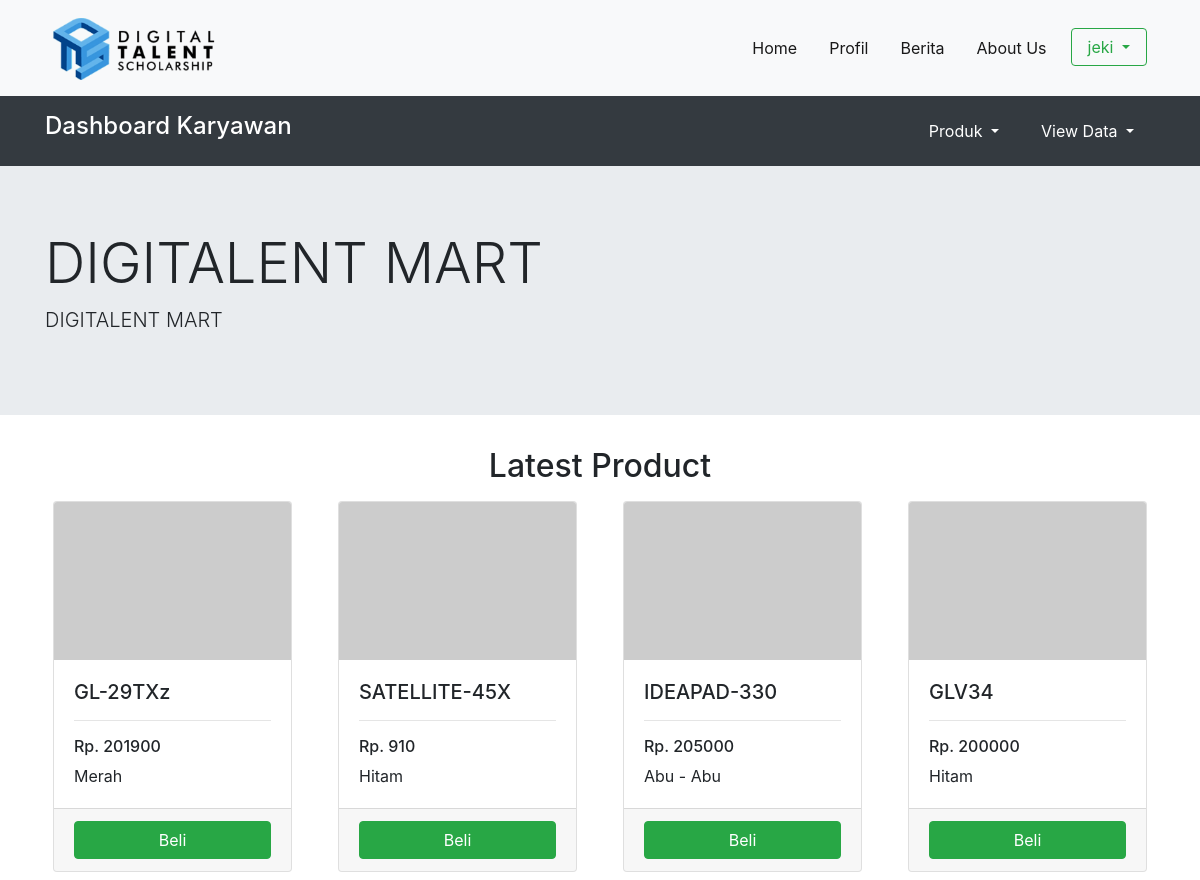
Page /index.php?pesan=sukses (signed in) on the committed database.
### tables this page shows
CREATE TABLE `produk` (
  `id_produk` int(10) NOT NULL,
  `nama_produk` varchar(30) NOT NULL,
  `warna` varchar(10) NOT NULL,
  `jumlah` int(10) NOT NULL,
  `harga` int(10) NOT NULL,
  `id_merk` int(10) NOT NULL,
  `id_kategori` int(10) NOT NULL
);

### index.php (the view, shortened to what this page needs)
<!doctype html>
<html lang="en">
<head>
    <link rel="stylesheet" href="assets/css/bootstrap.min.css">
</head>
<body>
    <?php
    include_once("database/koneksi.php");
    $query_produk = mysqli_query($koneksi, "SELECT produk.id_produk, produk.harga, produk.warna, produk.jumlah, produk.harga, produk.nama_produk, merk.nama_merk, kategori.nama_kategori
    FROM ((produk
    INNER JOIN merk ON produk.id_merk = merk.id_merk)
    INNER JOIN kategori ON produk.id_kategori = kategori.id_kategori) ORDER BY id_produk desc;");
    ?>
    <nav class="navbar navbar-expand-lg navbar-light bg-light">
        <div class="container">
            <a class="navbar-brand p-2" href="#"><img src="assets/img/logo.png" width="70%"></a>
            <div class="collapse navbar-collapse" id="navbarSupportedContent">
                <ul class="navbar-nav ml-auto">
                    <li class="nav-item active p-2">
                        <a class="nav-link" href="http://localhost:8080/VSGA/toko">Home <span class="sr-only">(current)</span></a>
                    </li>
                    <li class="nav-item active p-2">
                        <a class="nav-link" href="view/home/profil">Profil</a>
                    </li>
                    <li class="nav-item active p-2">
                        <a class="nav-link" href="view/home/berita.php">Berita</a>
                    </li>
                    <li class="nav-item active p-2">
                        <a class="nav-link" href="view/home/about.php">About Us</a>
                    </li>
                    <li class="nav-item p-2">
                        <div class="dropdown">
                            <button type="button" class="btn btn-outline-success dropdown-toggle pl-3 pr-3" data-toggle="dropdown" aria-haspopup="true" aria-expanded="false">
                                <?php if (isset($_SESSION['role'])) {
                                    if (($_SESSION['role']) == 'pelanggan') {
                                        echo $_SESSION['nama_pelanggan'];
                                    } elseif (($_SESSION['role']) == 'karyawan') {
                                        echo $_SESSION['nama_karyawan'];
                                    }
                                } else {
                                    echo "Masuk / Daftar";
                                } ?>
                            </button>
                        </div>
                    </li>
                </ul>
            </div>
        </div>
    </nav>
    <?php if (isset($_SESSION['role'])) {
        if (($_SESSION['role']) == 'karyawan') {
            include("view/templates/navbar_karyawan_index.php");
        } elseif (($_SESSION['role']) == 'pelanggan') {
            include("view/templates/navbar_pelanggan_index.php");
        }
    }
    ?>
    <section>
        <div class="jumbotron jumbotron-fluid">
            <div class="container">
                <h1 class="display-4">
                    <?php if (isset($_SESSION['nama_pelanggan'])) {
                        echo "Selamat datang " .  $_SESSION['nama_pelanggan'];
                    } else {
                        echo "DIGITALENT MART";
                    }
                    ?>
                </h1>
                <p class="lead">DIGITALENT MART</p>
            </div>
        </div>
    </section>
    <section>
        <div class="container">
            <h2 class="text-center">Latest Product</h2>
            <div class="row">
                <?php
                while ($produk = mysqli_fetch_array($query_produk)) {
                    ?>
                    <div class="col-lg-3 col-md-3 col-sm-12">
                        <div class="card m-2">
                            <img class="card-img-top" src="https://via.placeholder.com/60x40" alt="Card image cap">
                            <div class="card-body">
                                <h5 class="card-title"><?php echo $produk['nama_produk']; ?></h5>
                                <hr>
                                <h6>Rp. <?php echo $produk['harga']; ?></h6>
                                <p class="card-text"><?php echo $produk['warna']; ?></p>
                            </div>
                            <div class="card-footer">
                                <a class="btn btn-block btn-success" href="controller/pemesanan.php?id_produk=<?php echo $produk['id_produk']; ?>&harga=<?php echo $produk['harga']; ?>&id=<?php if (isset($_SESSION['role'])) {
                                                                                                                                                                                                if ($_SESSION['role'] == 'pelanggan') {
                                                                                                                                                                                                    echo $_SESSION['id_pelanggan'];
                                                                                                                                                                                                } elseif ($_SESSION['role'] == 'karyawan') {
                                                                                                                                                                                                    echo "login_karyawan";
                                                                                                                                                                                                }
                                                                                                                                                                                            } else {
                                                                                                                                                                                                echo "belum_login";
                                                                                                                                                                                            }
                                                                                                                                                                                            ?>&jumlah=1">Beli</a>
                            </div>
                        </div>
                    </div>
                <?php
                }
                ?>
            </div>
        </div>
    </section>
</body>
</html>

### rows in the picture
produk: nama_produk "GL-29TXz", harga "201900", warna "Merah"
produk: nama_produk "SATELLITE-45X", harga "910", warna "Hitam"
produk: nama_produk "IDEAPAD-330", harga "205000", warna "Abu - Abu"
produk: nama_produk "GLV34", harga "200000", warna "Hitam"

### other values in the picture
$_SESSION['nama_karyawan'] "jeki"
